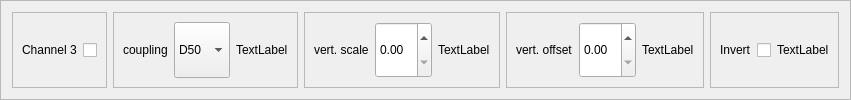
            <widget class="QFrame" name="frame_34">
             <property name="frameShape">
              <enum>QFrame::StyledPanel</enum>
             </property>
             <property name="frameShadow">
              <enum>QFrame::Sunken</enum>
             </property>
             <layout class="QHBoxLayout" name="horizontalLayout_61">
              <item>
               <layout class="QHBoxLayout" name="horizontalLayout_47">
                <item>
                 <widget class="QFrame" name="frame_22">
                  <property name="frameShape">
                   <enum>QFrame::StyledPanel</enum>
                  </property>
                  <property name="frameShadow">
                   <enum>QFrame::Sunken</enum>
                  </property>
                  <layout class="QHBoxLayout" name="horizontalLayout_48">
                   <item>
                    <widget class="QLabel" name="label_26">
                     <property name="sizePolicy">
                      <sizepolicy hsizetype="Preferred" vsizetype="Minimum">
                       <horstretch>0</horstretch>
                       <verstretch>0</verstretch>
                      </sizepolicy>
                     </property>
                     <property name="text">
                      <string>Channel 3</string>
                     </property>
                    </widget>
                   </item>
                   <item>
                    <widget class="QCheckBox" name="ScopeCB3">
                     <property name="sizePolicy">
                      <sizepolicy hsizetype="Minimum" vsizetype="Minimum">
                       <horstretch>0</horstretch>
                       <verstretch>0</verstretch>
                      </sizepolicy>
                     </property>
                     <property name="text">
                      <string/>
                     </property>
                    </widget>
                   </item>
                  </layout>
                 </widget>
                </item>
                <item>
                 <widget class="QFrame" name="frame_23">
                  <property name="frameShape">
                   <enum>QFrame::StyledPanel</enum>
                  </property>
                  <property name="frameShadow">
                   <enum>QFrame::Sunken</enum>
                  </property>
                  <layout class="QHBoxLayout" name="horizontalLayout_49">
                   <item>
                    <widget class="QLabel" name="coupling_3">
                     <property name="sizePolicy">
                      <sizepolicy hsizetype="Minimum" vsizetype="Minimum">
                       <horstretch>0</horstretch>
                       <verstretch>0</verstretch>
                      </sizepolicy>
                     </property>
                     <property name="text">
                      <string>coupling</string>
                     </property>
                    </widget>
                   </item>
                   <item>
                    <widget class="QComboBox" name="ScopeCP3">
                     <property name="sizePolicy">
                      <sizepolicy hsizetype="Minimum" vsizetype="Minimum">
                       <horstretch>0</horstretch>
                       <verstretch>0</verstretch>
                      </sizepolicy>
                     </property>
                     <item>
                      <property name="text">
                       <string>D50</string>
                      </property>
                     </item>
                     <item>
                      <property name="text">
                       <string>D1M</string>
                      </property>
                     </item>
                     <item>
                      <property name="text">
                       <string>A1</string>
                      </property>
                     </item>
                    </widget>
                   </item>
                   <item>
                    <widget class="QLabel" name="ScopeCP3_act">
                     <property name="text">
                      <string>TextLabel</string>
                     </property>
                    </widget>
                   </item>
                  </layout>
                 </widget>
                </item>
                <item>
                 <widget class="QFrame" name="frame_24">
                  <property name="frameShape">
                   <enum>QFrame::StyledPanel</enum>
                  </property>
                  <property name="frameShadow">
                   <enum>QFrame::Sunken</enum>
                  </property>
                  <layout class="QHBoxLayout" name="horizontalLayout_50">
                   <item>
                    <widget class="QLabel" name="label_34">
                     <property name="sizePolicy">
                      <sizepolicy hsizetype="Preferred" vsizetype="Minimum">
                       <horstretch>0</horstretch>
                       <verstretch>0</verstretch>
                      </sizepolicy>
                     </property>
                     <property name="text">
                      <string>vert. scale</string>
                     </property>
                    </widget>
                   </item>
                   <item>
                    <widget class="QDoubleSpinBox" name="ScopeVScale3">
                     <property name="sizePolicy">
                      <sizepolicy hsizetype="Minimum" vsizetype="Minimum">
                       <horstretch>0</horstretch>
                       <verstretch>0</verstretch>
                      </sizepolicy>
                     </property>
                    </widget>
                   </item>
                   <item>
                    <widget class="QLabel" name="ScopeVScale3_act">
                     <property name="text">
                      <string>TextLabel</string>
                     </property>
                    </widget>
                   </item>
                  </layout>
                 </widget>
                </item>
                <item>
                 <widget class="QFrame" name="frame_25">
                  <property name="frameShape">
                   <enum>QFrame::StyledPanel</enum>
                  </property>
                  <property name="frameShadow">
                   <enum>QFrame::Sunken</enum>
                  </property>
                  <layout class="QHBoxLayout" name="horizontalLayout_51">
                   <item>
                    <widget class="QLabel" name="label_27">
                     <property name="sizePolicy">
                      <sizepolicy hsizetype="Preferred" vsizetype="Minimum">
                       <horstretch>0</horstretch>
                       <verstretch>0</verstretch>
                      </sizepolicy>
                     </property>
                     <property name="text">
                      <string>vert. offset</string>
                     </property>
                    </widget>
                   </item>
                   <item>
                    <widget class="QDoubleSpinBox" name="ScopeVOffs3">
                     <property name="sizePolicy">
                      <sizepolicy hsizetype="Minimum" vsizetype="Minimum">
                       <horstretch>0</horstretch>
                       <verstretch>0</verstretch>
                      </sizepolicy>
                     </property>
                     <property name="minimumSize">
                      <size>
                       <width>0</width>
                       <height>0</height>
                      </size>
                     </property>
                    </widget>
                   </item>
                   <item>
                    <widget class="QLabel" name="ScopeVOffs3_act">
                     <property name="text">
                      <string>TextLabel</string>
                     </property>
                    </widget>
                   </item>
                  </layout>
                 </widget>
                </item>
                <item>
                 <widget class="QFrame" name="frame_26">
                  <property name="frameShape">
                   <enum>QFrame::StyledPanel</enum>
                  </property>
                  <property name="frameShadow">
                   <enum>QFrame::Sunken</enum>
                  </property>
                  <layout class="QHBoxLayout" name="horizontalLayout_52">
                   <item>
                    <widget class="QLabel" name="label_28">
                     <property name="sizePolicy">
                      <sizepolicy hsizetype="Preferred" vsizetype="Minimum">
                       <horstretch>0</horstretch>
                       <verstretch>0</verstretch>
                      </sizepolicy>
                     </property>
                     <property name="text">
                      <string>Invert</string>
                     </property>
                    </widget>
                   </item>
                   <item>
                    <widget class="QCheckBox" name="ScopeInv3">
                     <property name="sizePolicy">
                      <sizepolicy hsizetype="Minimum" vsizetype="Minimum">
                       <horstretch>0</horstretch>
                       <verstretch>0</verstretch>
                      </sizepolicy>
                     </property>
                     <property name="text">
                      <string/>
                     </property>
                    </widget>
                   </item>
                   <item>
                    <widget class="QLabel" name="ScopeInv3_act">
                     <property name="text">
                      <string>TextLabel</string>
                     </property>
                    </widget>
                   </item>
                  </layout>
                 </widget>
                </item>
               </layout>
              </item>
             </layout>
            </widget>
